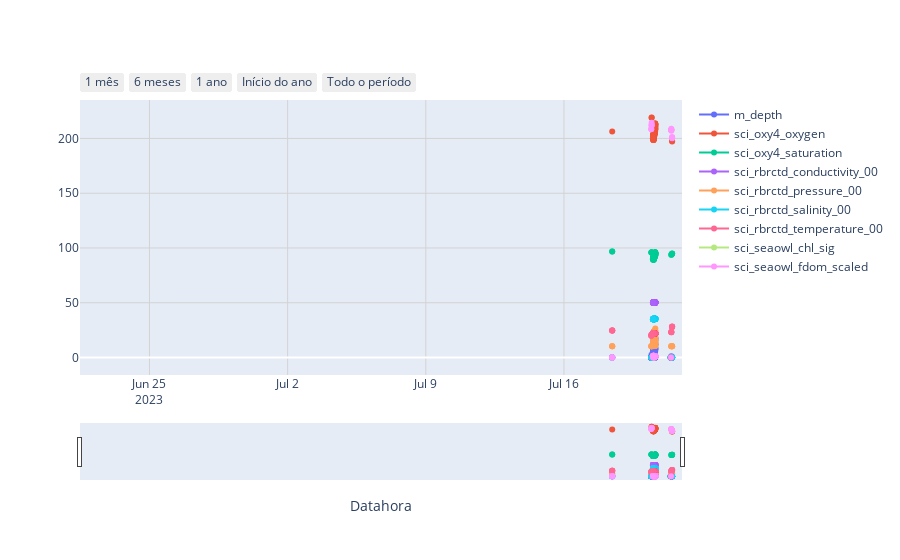

This figure's notebook cell:
### Code cell
gd.plot_timeseries(data=data, parameter="sci_seaowl_fdom_scaled")

### Figure 1 — Plotly figure (JSON) as saved in the notebook; plotly's stock layout.template omitted (floating-point values rounded to 4 significant figures; data arrays with more than 128 entries replaced by an {"elided": "..."} marker saying what was removed)
{"data": [{"mode": "lines+markers", "name": "m_depth", "type": "scatter", "x": {"elided": "1338 str values"}, "y": {"elided": "1338 float values"}}, {"mode": "lines+markers", "name": "sci_oxy4_oxygen", "type": "scatter", "x": {"elided": "1338 str values"}, "y": {"elided": "1338 float values"}}, {"mode": "lines+markers", "name": "sci_oxy4_saturation", "type": "scatter", "x": {"elided": "1338 str values"}, "y": {"elided": "1338 float values"}}, {"mode": "lines+markers", "name": "sci_rbrctd_conductivity_00", "type": "scatter", "x": {"elided": "1338 str values"}, "y": {"elided": "1338 float values"}}, {"mode": "lines+markers", "name": "sci_rbrctd_pressure_00", "type": "scatter", "x": {"elided": "1338 str values"}, "y": {"elided": "1338 float values"}}, {"mode": "lines+markers", "name": "sci_rbrctd_salinity_00", "type": "scatter", "x": {"elided": "1338 str values"}, "y": {"elided": "1338 float values"}}, {"mode": "lines+markers", "name": "sci_rbrctd_temperature_00", "type": "scatter", "x": {"elided": "1338 str values"}, "y": {"elided": "1338 float values"}}, {"mode": "lines+markers", "name": "sci_seaowl_chl_sig", "type": "scatter", "x": {"elided": "1338 str values"}, "y": {"elided": "1338 int values"}}, {"mode": "lines+markers", "name": "sci_seaowl_fdom_scaled", "type": "scatter", "x": {"elided": "1338 str values"}, "y": {"elided": "1338 float values"}}], "layout": {"margin": {"r": 40, "t": 100}, "xaxis": {"gridcolor": "lightgrey", "range": ["2023-06-21T11:31:31", "2023-07-21T23:31:31"], "rangeselector": {"buttons": [{"count": 1, "label": "1 mês", "step": "month", "stepmode": "backward"}, {"count": 6, "label": "6 meses", "step": "month", "stepmode": "backward"}, {"count": 1, "label": "1 ano", "step": "year", "stepmode": "backward"}, {"count": 1, "label": "Início do ano", "step": "year", "stepmode": "todate"}, {"label": "Todo o período", "step": "all"}]}, "rangeslider": {"visible": true}, "showgrid": true, "title": {"font": {"size": 14}, "text": "Datahora"}}, "yaxis": {"gridcolor": "lightgrey", "showgrid": true, "title": {"font": {"size": 14}}}}}
